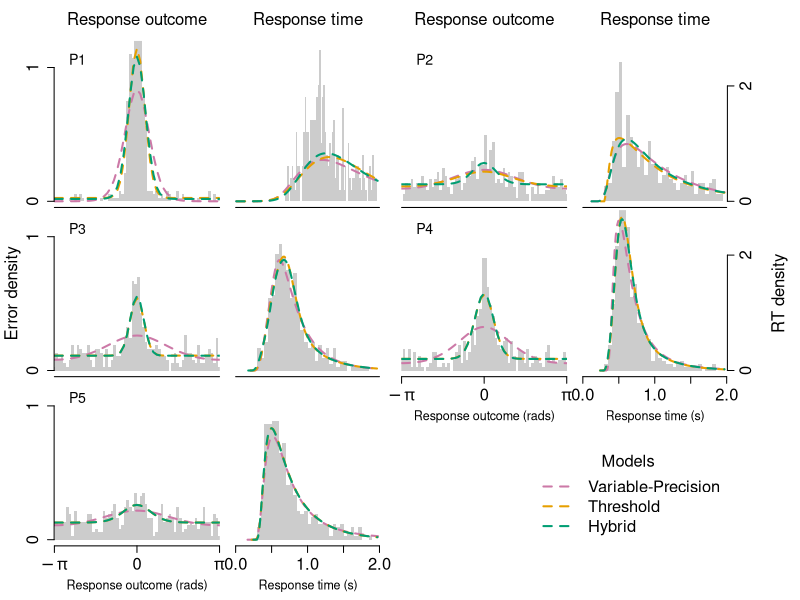

Generate this figure with R:
## publicationfigure.R
##
## Procedures for generating publication-quality figures 
## from the marginal data and model fits
##
## Jason Zhou <jzhou AT unimelb DOT edu DOT au>

## Construct a figure based on the concatenated marginal 
## response proportions and response times from both the 
## empirical data and the circular diffusion predictions.
## This is a B.A.F = Big a** function
marginal.publication.figure <- function(data, empirical.data,
                                        filename="") {
  ## Opens a drawing device (either X11 for testing or a
  ## PDF for saving).
  if(filename == "") {
    X11() # Write to the screen
  } else {
    png(file=filename, width=8.3, height=10.7, units = "in", pointsize = 12, res = 300)
    #pdf(file=filename, width=8.3, height=10.7)
  }
  
  ## Use only the model predictions from the density data frame.
  data <- data[data$is_model, ]
  
  ## Overall charting parameters.
  NUM.BINS <- 50
  MODEL.LTY <- list(
    "Cont"=1,
    "Thresh"=2,
    "Hybrid"=3

  )
  
  MODEL.COL <- list(
    "Cont"="#CC79A7",
    "Thresh"="#E69F00",
    "Hybrid"="#009E73"
  )
  
  
  X.AXIS.CEX <- 1.5
  Y.AXIS.CEX <- 1.5
  
  
  ## Get the summary variables from the data.
  PARTICIPANTS <- unique(data$participant)
  NUM.PARTICIPANTS <- length(PARTICIPANTS)
  PARTICIPANTS.PER.ROW <- 2
  MODEL.TYPES <- unique(as.character(data$model_name))
  
  ## Compute variables required for chart layout.
  NUM.ROWS <- ceiling(NUM.PARTICIPANTS / PARTICIPANTS.PER.ROW)
  NUM.COLS <- PARTICIPANTS.PER.ROW * 2
  
  X.RESP.LOW <- -pi - 0.01
  X.RESP.HI <- pi + 0.01
  Y.RESP.LOW <- 0.0
  Y.RESP.HI <- max(data[data$is_theta, "prob"]) + 0.01
  
  X.RT.LOW <- 0.0
  X.RT.HI <- min(max(data[!data$is_theta, "value"]), 2.0) + 0.01
  Y.RT.LOW <- 0.0
  Y.RT.HI <- max(data[!data$is_theta, "prob"]) + 0.001
  
  ## Set up the global presentation parameters for the plot.
  par(mfrow=c(NUM.ROWS, NUM.COLS))
  par(mar=c(0.1, 0.1, 0.1, 0.1),
      oma=c(4, 4, 3, 4),
      xaxs="i")
  
  ## Iterate through each participant...
  for(p.idx in 1:NUM.PARTICIPANTS) {
    p <- PARTICIPANTS[p.idx]
    
    ## Get the participant's data.
    p.model <- data[(data$participant==p), ]
    p.rt.model <- p.model[(!p.model$is_theta) & (p.model$value > 0), ]
    p.resp.model <- p.model[(p.model$is_theta), ]
    p.data <- empirical.data[empirical.data$participant==p, ]
    
    #p.resp.hist <- hist(p.data$response_error, plot=FALSE)
    #p.rt.hist <- hist(p.data$response_RT, plot=FALSE)
    
    ## Plot marginal response proportion for participant.
    par(mar=c(0.1, 0.1, 0.1, 0.5))
    plot.new()
    plot.window(xlim=c(X.RESP.LOW, X.RESP.HI),
                ylim=c(Y.RESP.LOW, Y.RESP.HI))
    
    
    
    ## If this is the first row, indicate the column plot type.
    if(p %in% 1:PARTICIPANTS.PER.ROW) {
      mtext("Response outcome", side=3, line=1)
    }
    
    ## Compute and plot the empirical histograms for response error.
    resp.hist <- hist(p.data$response_error,
                      breaks=NUM.BINS,
                      plot=FALSE)
    for(b in 2:length(resp.hist$breaks)) {
      lo.break <- resp.hist$breaks[b-1]
      hi.break <- resp.hist$breaks[b]
      bar.height <- resp.hist$density[b-1]
      rect(lo.break, 0.0, hi.break, bar.height, border=NA, col="grey80")
    }
    
    ## Plot the predicted density of the models.
    for(model.type in MODEL.TYPES) {
      model.data <- p.resp.model[p.resp.model$model_name == model.type, ]
      points(model.data$value, model.data$prob, type="l", lwd = 2, 
             #lty=MODEL.LTY[[model.type]], 
             # I don't think the line types help differentiate models visually
             # I have them all dashed so thresh and hybrid are both visible
             lty=2,
             col=MODEL.COL[[model.type]])
    }
    
    ## Plot the participant number and data type
    mtext(paste0("P", p), side=3, cex=0.85, line=-2, adj=0.1)
    
    ## Plot the x axes (for the last two participants only)
    if(p %in% tail(PARTICIPANTS, n=PARTICIPANTS.PER.ROW)) {
      axis(side=1, at=c(-pi, 0, pi), labels=c(expression(-pi), "0", expression(pi)), 
           cex.axis=X.AXIS.CEX)
      mtext(paste("Response outcome (rads)"), side=1, cex=0.75, line=2.5)
    } else {
      axis(side=1, at=c(-pi, pi), lwd.ticks=0, labels=FALSE, cex.axis=0.75)
    }
    
    ## Plot the y axes (for the participants in the first col)
    if((p.idx %% PARTICIPANTS.PER.ROW) == 1) {
      axis(side=2, at=c(0, 1), cex.axis=Y.AXIS.CEX)
    }
    
    ## Plot marginal response time for participant.
    par(mar=c(0.1, 0.7, 0.1, 1.5))
    plot.new()
    plot.window(xlim=c(X.RT.LOW, X.RT.HI),
                ylim=c(Y.RT.LOW, Y.RT.HI))
    
    ## If this is the first row, indicate the column plot type.
    if(p %in% 1:PARTICIPANTS.PER.ROW) {
      mtext("Response time", side=3, line=1)
    }
    
    ## Compute and plot the empirical histograms for response time.
    p.data <- p.data[p.data$response_RT < 1.95,]
    
    rt.hist <- hist(p.data$response_RT, 
                    breaks=NUM.BINS,
                    plot=FALSE)
    for(b in 2:length(rt.hist$breaks)) {
      lo.break <- rt.hist$breaks[b-1]
      hi.break <- rt.hist$breaks[b]
      bar.height <- rt.hist$density[b-1]
      rect(lo.break, 0.0, hi.break, bar.height, border=NA, col="grey80")
    }
    
    ## Plot the predicted density of the models.
    p.rt.model <- p.rt.model[p.rt.model$value < 1.98,]
    
    for(model.type in MODEL.TYPES) {
      model.data <- p.rt.model[p.rt.model$model_name == model.type, ]
      points(model.data$value, model.data$prob, type="l" ,  lwd = 2,
             #lty=MODEL.LTY[[model.type]],
             lty=2,
             col=MODEL.COL[[model.type]])
    }
    
    ## Plot the participant number 
    ## mtext(paste0("P", p), side=3, cex=0.5, line=-2, adj=0.8)
    
    if(p %in% tail(PARTICIPANTS, n=PARTICIPANTS.PER.ROW)) {
      axis(side=1, cex.axis=X.AXIS.CEX)
      mtext(paste("Response time (s)"), side=1, cex=0.75, line=2.5)
    } else {
      axis(side=1, at=c(0, 2), lwd.ticks=0, labels=FALSE, cex.axis=0.75)
    }
    
    if((p.idx %% PARTICIPANTS.PER.ROW) == 0) {
      axis(side=4, at=c(0, 2), cex.axis=X.AXIS.CEX)
    }
  }
  
  #blank plots to fill in the space where I want the legend to go
  plot.new()
  plot.new()
  
  ## Put the outer margin axis labels.
  mtext("Error density", side=2, line=2,outer=TRUE, padj = -0.5)
  mtext("RT density", side=4, line=2, outer=TRUE)
  ##mtext("Response time/response error", side=1, line=2, outer=TRUE)
  
  #allow clipping
  par(xpd = NA)
  ## Add in legend
  legend("bottomright", legend=c("Variable-Precision", "Threshold", "Hybrid"),
         col=c("#CC79A7","#E69F00","#009E73"), lty=c(2,2,2), lwd = 2, bty = "n",cex=X.AXIS.CEX, title="Models")
  
  ## If we're writing to a file (i.e. a PDF), close the device.
  if(filename != "") {
    dev.off()
  }
}

## Read in model predictions
Cont <- read.csv('2020-11-12-20-42_Cont.csv')
Thresh <- read.csv('2020-11-12-20-56_Thresh.csv')
Hybrid <- read.csv('2020-11-12-20-56_Hybrid.csv')

models <- rbind(Cont,Thresh,Hybrid)
models$is_theta <- models$is_theta == ' true'
models$is_model <- models$is_model == ' true'
## Read in empirical data
dataset <- read.csv('rep_data.csv')
dataset$response_RT <- dataset$source_RT/1000

marginal.publication.figure(models, dataset)
